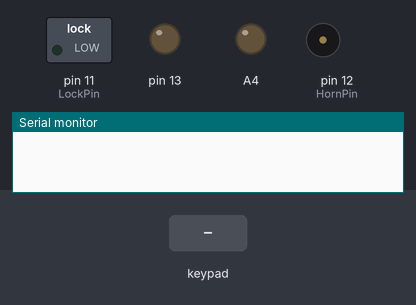
The sketch below on a simulated Arduino Uno, built with avr-gcc and run on an emulated ATmega328P. Shown: switched loads named in the sketch (green lamp = pin HIGH), output pins drawn as LEDs (lit = HIGH), buzzer (waves = sounding, pin HIGH), the last lines printed to the serial monitor. The test bench sets the inputs (shaded band).

Above: at 1.2 s.
1.3 s: keypad keys 9 6 8 7 pressed 0.4 s apart
At 1.75 s:
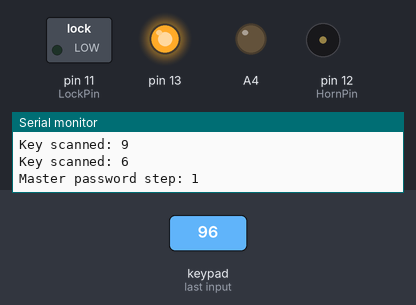
At 3.9 s:
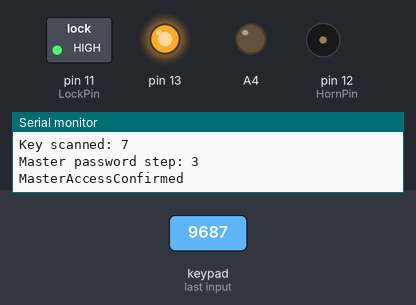
4.4 s: keypad keys 2 3 5 7 pressed 0.4 s apart
At 8.6 s:
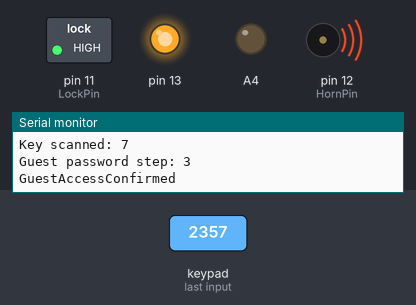
Timing chart, 0 to 19.6 s (numbered marks = the images above; inputs shaded):
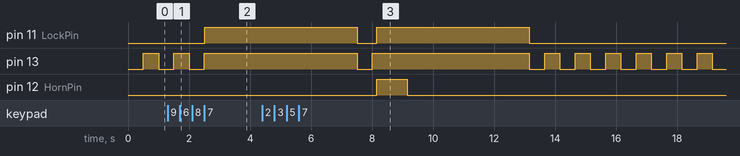

The sketch:

sketch_sep11a.ino
```cpp
#include <Keypad.h>
#include <TimerMs.h>

char MasterPassword[4] = {'9','6','8','7'};
char GuestPassword[4] = {'2','3','5','7'};

const byte ROWS = 3;
const byte COLS = 3;
char Keys[ROWS][COLS] = {
{'1','2','3'},
{'4','5','6'},
{'7','8','9'}
};
byte rowPins[ROWS] = {8, 9, 10};
byte colPins[COLS] = {5, 6, 7};

Keypad KeyMap = Keypad( makeKeymap(Keys), rowPins, colPins, ROWS, COLS);

TimerMs tmr(1000,1,0);
int AccessLevel = 0; // 0-No 1-Guest 2-Master
int HornPin = 12;
int LockPin = 11;
int CodeStep = 0;
int CheckLock = 0;
long CodeResetCountdown = 6000000;

void setup() {
pinMode (13, OUTPUT);
pinMode (12, OUTPUT);
pinMode (11, OUTPUT);

/*
 * pinMode (5, OUTPUT);
pinMode (6, OUTPUT);
pinMode (7, OUTPUT);
pinMode (8, INPUT_PULLUP);
pinMode (9, INPUT_PULLUP);
pinMode (10, INPUT_PULLUP);
 */
//
analogWrite(A4,0);
//
KeyMap.addEventListener(keypadEvent);
KeyMap.setDebounceTime(20);
//
Serial.begin(9600);
while (!Serial)
{

}
}

void loop() {
status_blink();
if (AccessLevel == 1)
  {
    Serial.print("GuestAccessConfirmed");
    lock_5sec_guest();
    AccessLevel = 0;
  }
if (AccessLevel == 2)
  {
    Serial.print("MasterAccessConfirmed");
    lock_5sec_master();
    AccessLevel = 0;
  }
if (CodeStep > 0)
  {
    CodeResetCountdown--;
  }
if ((CodeResetCountdown <= 0))
  {
    CodeStep = 0;
    CodeResetCountdown = 6000000;
    Serial.print(" Reset ");
  }
char key = KeyMap.getKey();
}

void status_blink(void) {

  if (tmr.timeLeft() > 500)
    {
    digitalWrite(13,LOW);
    }
   if (tmr.timeLeft() < 500)
    {
    digitalWrite(13,HIGH);
    }
  if (tmr.tick())
   {
    tmr.start();
   }
}


void lock_5sec_master(void) {
  digitalWrite(13,HIGH);
  digitalWrite(LockPin,HIGH);
  delay(5000);
  digitalWrite(LockPin,LOW);
  digitalWrite(13,LOW);
}

void lock_5sec_guest(void) {
  digitalWrite(13,HIGH);
  digitalWrite(LockPin,HIGH);
  digitalWrite(HornPin,HIGH);
  delay(1000);
  digitalWrite(HornPin,LOW);
  delay(4000);
  digitalWrite(LockPin,LOW);
  digitalWrite(13,LOW);
}

void keypadEvent(KeypadEvent key)
{
  Serial.print("Key scanned: ");
  Serial.println(key);
if ((key == MasterPassword[CodeStep])&&(CheckLock != 1))
{
  Serial.print("Master password step: ");
  Serial.println(CodeStep);
  if (CodeStep == 0)
    {
      CheckLock = 2;
    }
  CodeStep++;
    if (CodeStep == 4)
    {
      AccessLevel = 2;
      CodeStep = 0;
    }
} else
if ((key == GuestPassword[CodeStep])&&(CheckLock != 2))
{
  Serial.print("Guest password step: ");
  Serial.println(CodeStep);
    if (CodeStep == 0)
    {
      CheckLock = 1;
    }
  CodeStep++;
    if (CodeStep == 4)
    {
      AccessLevel = 1;
      CodeStep = 0;
    }
} else
  {
     if (((CheckLock == 1)&&(key != GuestPassword[CodeStep-1]))||((CheckLock == 2)&&(key != MasterPassword[CodeStep-1]))||(CheckLock == 0))
    {
      Serial.print("Wrong password char: ");
      Serial.println(key);
      CheckLock = 0;
      CodeStep = 0;
    }
  }
}
```

Measured:
- after the input at 1.3 s, pin 11 (LockPin): LOW → HIGH after 1.2 s; pin 13: goes on until 2.5 s, then stays HIGH
- after the input at 4.4 s, pin 12 (HornPin): LOW → HIGH after 3.8 s, → LOW 1.0 s later
